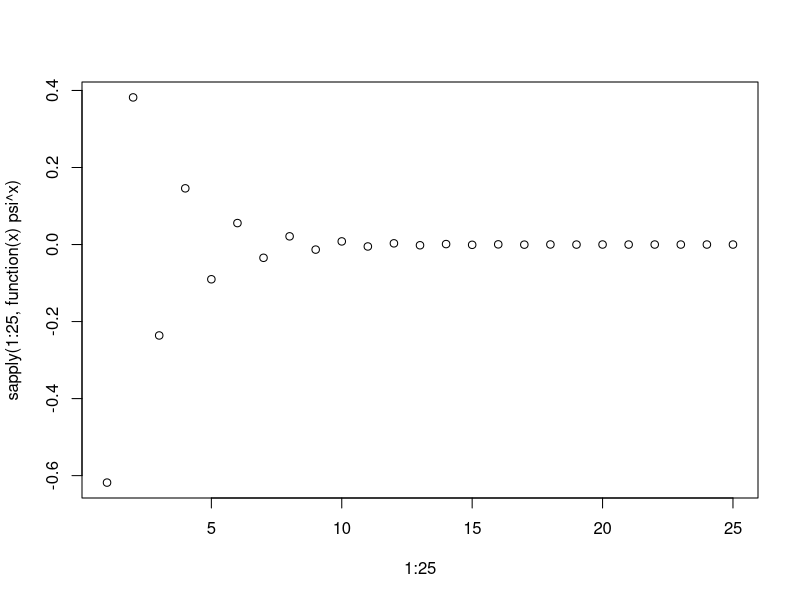
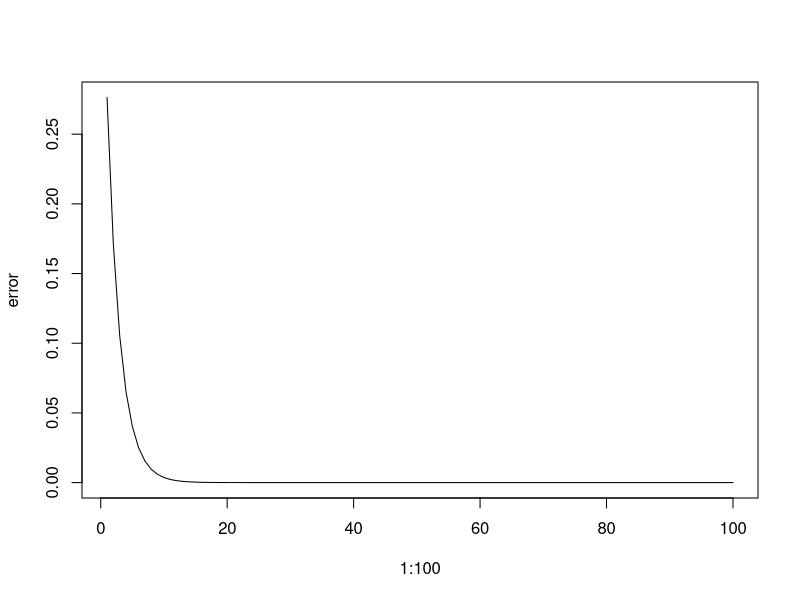

These figures' R source, in order:
## ---- chunk 1
psi <- (1 - sqrt(5)) / 2
plot(x = 1:25, y = sapply(1:25, function(x) psi^x))
## ---- chunk 2
phi <- (1 + sqrt(5)) / 2
fib <- function(x) {
  (phi^x - psi^x) / sqrt(5)
}
approx <- function(x) {
  phi^x / sqrt(5)
}

error <- abs(sapply(1:100, fib) - sapply(1:100, approx))

plot(x = 1:100, y = error, type = "l")
## ---- chunk 3
fib(0)
approx(0)
